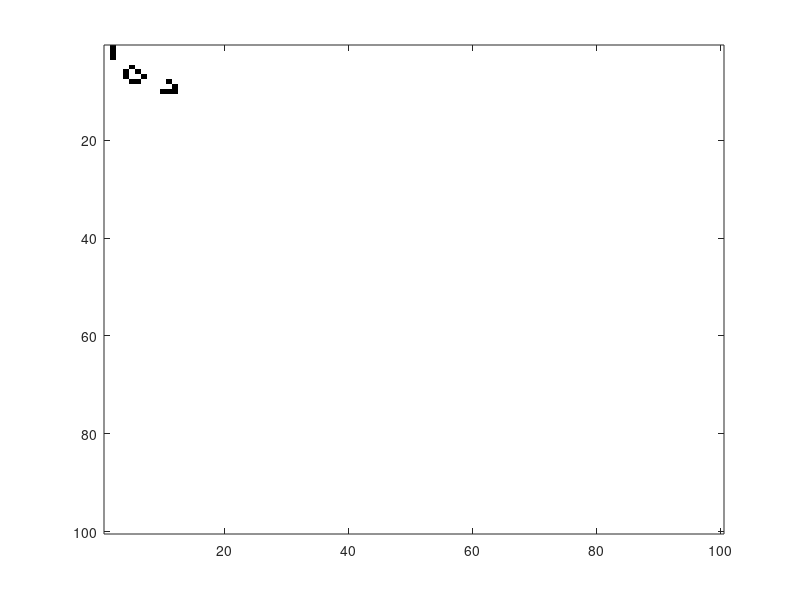

This chart was generated by the following MATLAB code: (Note: this script raises an error after producing the figure.)
%100m100
%% Create initial.
X = ones(100,100,3);
X(1,2,1:3)=0;
X(2,2,1:3)=0;
X(3,2,1:3)=0;
X(5,5,1:3)=0;
X(6,4,1:3)=0;
X(7,4,1:3)=0;
X(8,5,1:3)=0;
X(8,6,1:3)=0;
X(6,6,1:3)=0;
X(7,7,1:3)=0;
X(10,10,1:3)=0;
X(10,11,1:3)=0;
X(10,12,1:3)=0;
X(9,12,1:3)=0;
X(8,11,1:3)=0;

image(X);
%loop.
while true
    tic;
    Y = X; %Snapshot X's condition.
    for(ii=1:100)
        for jj = 1:100
            if(X(ii,jj,1)==0)
                if(zpg(ii,jj,Y)<2)
                    X(ii,jj,1:3)=1; %death.
                end
                if(zpg(ii,jj,Y)>3)
                    X(ii,jj,1:3)=1; %death.
                end
            end
            if(X(ii,jj,1)==1)
                if(zpg(ii,jj,Y)==3)
                    X(ii,jj,1:3)=0; %burn
                end
            end
        end
    end
    image(X);
    drawnow;
    toc
end
%disp(zpg(1,100,X));


function sum = zpg(a,b,X)
    sum = 0;
    try
        k=X(a-1,b-1);
    catch
        k=1;
    end
    sum = sum+k;
    try
        k=X(a-1,b);
    catch
        k=1;
    end
    sum = sum+k;
        try
        k=X(a-1,b+1);
    catch
        k=1;
    end
    sum = sum+k;
    
       try
        k=X(a,b+1);
    catch
        k=1;
    end
    sum = sum+k;
    try
        k=X(a,b-1);
    catch
        k=1;
    end
    sum = sum+k;
    try
        k=X(a+1,b-1);
    catch
        k=1;
    end
    sum = sum+k;
    try
        k=X(a+1,b);
    catch
        k=1;
    end
    sum = sum+k;
    try
        k=X(a+1,b+1);
    catch
        k=1;
    end
    sum = sum+k;
    sum = 8 - sum;
end

